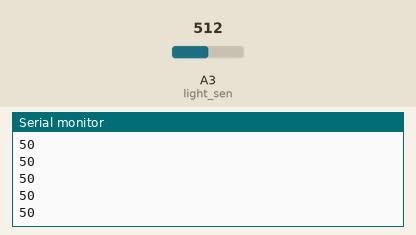
This sketch was run on a simulated Arduino Uno, built with avr-gcc and run on an emulated ATmega328P. On the bench: the last lines printed to the serial monitor. The test bench sets the inputs (shaded band); at power-on: A3 (light_sen) = 512.

Above: at 1.2 s.
1.3 s: A3 (light_sen) set to 716
At 1.56 s:
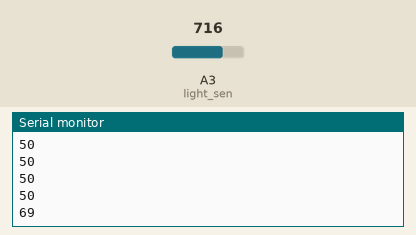
2.8 s: A3 (light_sen) set to 900
At 2.96 s:
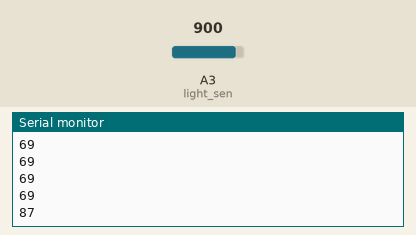
Timing chart, 0 to 5.8 s (numbered marks = the images above; inputs shaded):
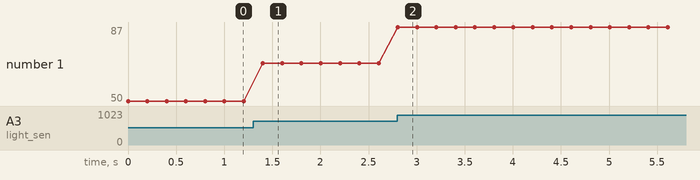

Measured:
- after the input at 1.3 s, the serial monitor: prints a new line after 0.10 s (image 1)
- after the input at 2.8 s, the serial monitor: prints a new line at once (image 2)
- plotted number 1: 50 → 69 after the input at 1.3 s, 69 → 87 after the input at 2.8 s

The sketch:

Light_Sensor_Test.ino
```cpp
int light_sen = A3;

void setup() {
  Serial.begin(9600);

}

void loop() {
  int raw_light = analogRead(light_sen);
  int light = map(raw_light, 0, 1023, 0, 100);


  Serial.println(light);

  delay(200);
}
```
